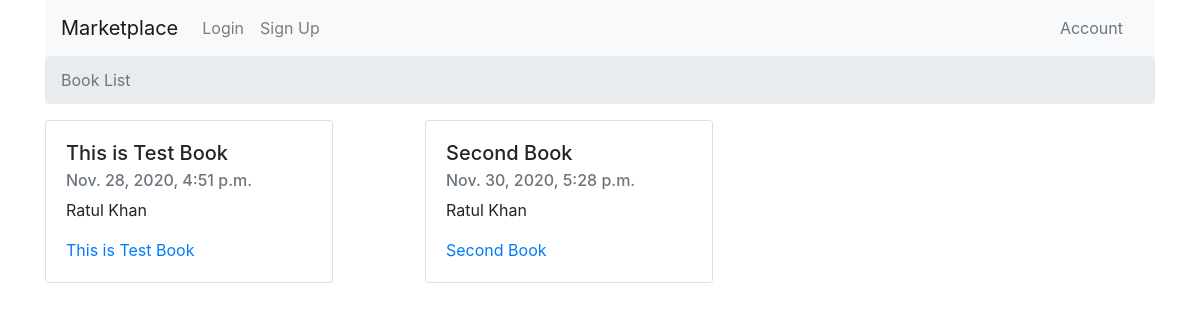
The app's page /, older data.
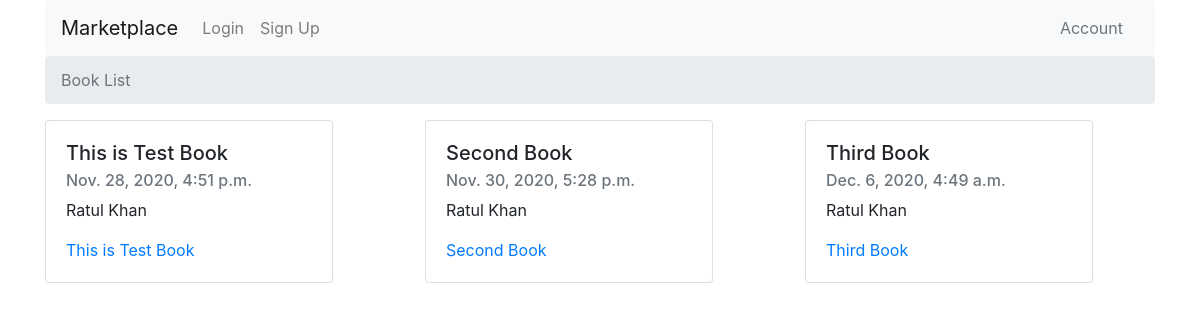
The same page, newer data.
### books/models.py (models this page shows)
class Book(models.Model):
    authors = models.ManyToManyField(Author)
    title = models.CharField(max_length=100)
    publication_date = models.DateTimeField()
    isbn = models.CharField(max_length=16)
    slug = models.SlugField()
    cover = models.ImageField()
    price = models.FloatField()
    def __str__(self):
        return self.title
    def get_absolute_url(self):
        return reverse("books:book_detail", kwargs={
            'slug': self.slug
        })

class Author(models.Model):
    first_name = models.CharField(max_length=30)
    last_name = models.CharField(max_length=30)
    slug = models.SlugField()
    def __str__(self):
        return f"{self.first_name} {self.last_name}"

### books/views.py (the view)
# urls.py: path('', book_list, name='book_list'),
def book_list(request):
    queryset = Book.objects.all()
    context = {
        'queryset': queryset
    }
    return render(request, 'book_list.html', context)

### templates/book_list.html (shortened to what this page needs)
{% extends "base.html" %}
{% block breadcrumb %}
<nav aria-label="breadcrumb">
    <ol class="breadcrumb">
        <li class="breadcrumb-item active" aria-current="page">Book List</li>
    </ol>
</nav>
{% endblock breadcrumb %}
{% block content %}
<div class="row">
    {% for book in queryset %}
    <div class="col-md-4">
        <div class="card" style="width: 18rem;">
            <div class="card-body">
                <h5 class="card-title">{{book.title}}</h5>
                <h6 class="card-subtitle mb-2 text-muted">{{book.publication_date}}</h6>
                <p class="card-text">
                    {% for author in book.authors.all %}
                    <span>{{author}}</span>
                    {% endfor %}
                </p>
                <a href="{{ book.get_absolute_url }}" class="card-link">{{book}}</a>
            </div>
        </div>
    </div>
    {% endfor %}
</div>
{% endblock content %}

Row changes from the older to the newer data that the page shows:
added Book: title "Third Book", publication_date "Dec. 6, 2020, 4:49 a.m.", Author (first_name+last_name "Ratul Khan")
